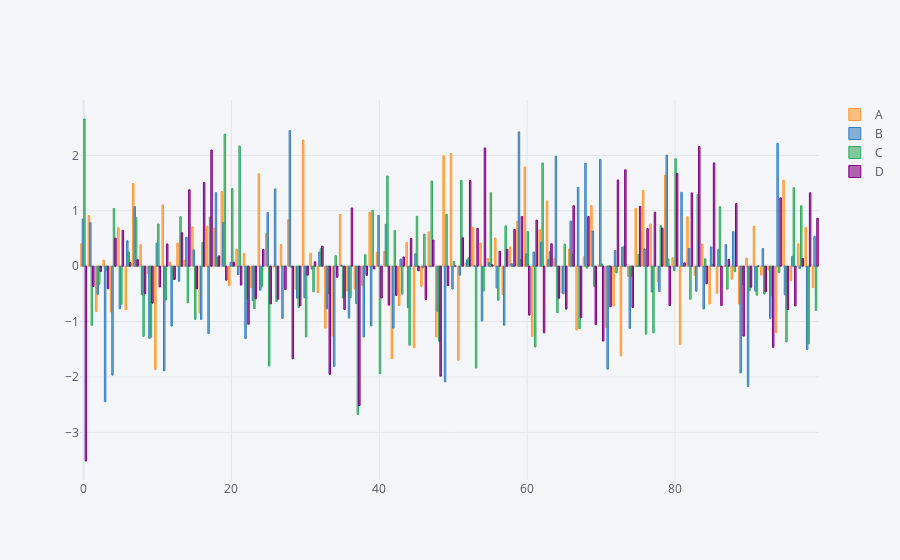

Notebook source saved alongside this figure:
### Code cell
# Since df1 isn't a categorically data, inorder to get a bar plot for such DataFrame(df1), we use an aggregrate function....
# You see that the chart plots bars for each data point which isn't nice. Hence, we need to pass in aggregrate functions like sum, count etc...
# See Ex 3iii

# Ex 3ii:- 

df1.iplot(kind='bar')
